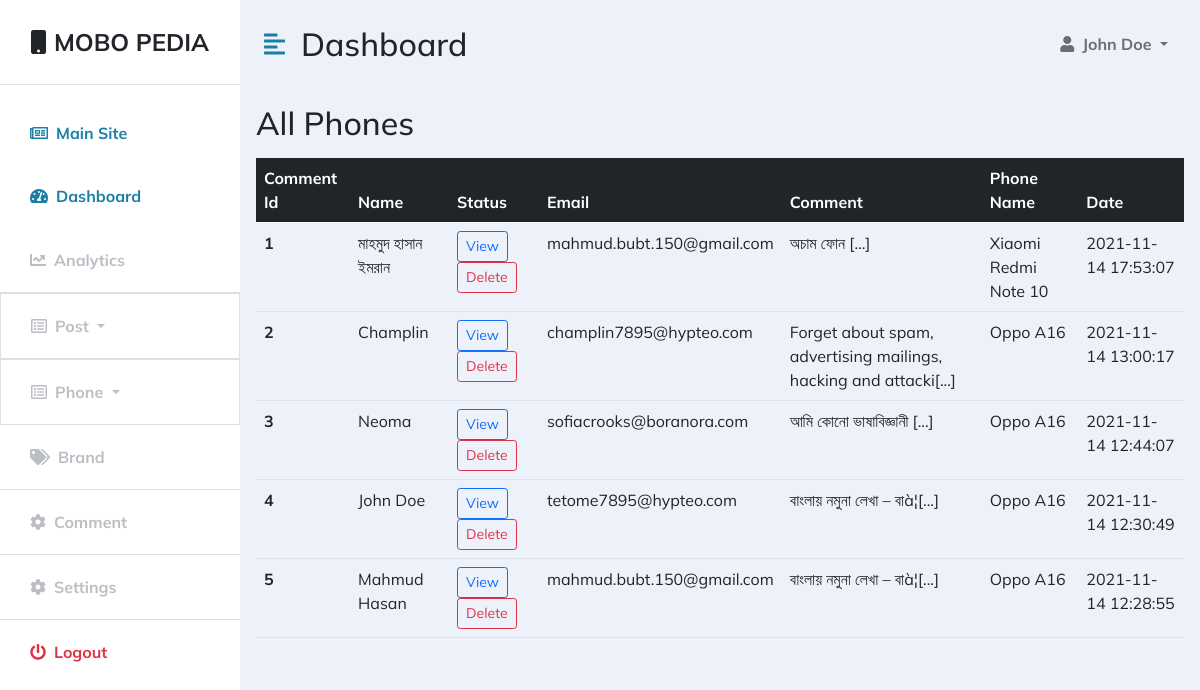
The app's page /dashboard/comment.php (signed in) with its own data.
### tables this page shows
CREATE TABLE `comment` (
  `comment_id` int(10) NOT NULL,
  `name` varchar(100) NOT NULL,
  `email` varchar(150) NOT NULL,
  `comment_text` text NOT NULL,
  `phone_id` int(10) NOT NULL,
  `created_at` timestamp NOT NULL DEFAULT current_timestamp() ON UPDATE current_timestamp()
);

CREATE TABLE `phone` (
  `phone_id` int(10) NOT NULL,
  `phone_name` varchar(100) NOT NULL,
  `phone_brand` varchar(120) NOT NULL,
  `phone_os` varchar(100) NOT NULL,
  `phone_screen` varchar(100) NOT NULL,
  `phone_res` varchar(100) NOT NULL,
  `phone_ram` varchar(100) NOT NULL,
  `phone_rom` varchar(100) NOT NULL,
  `phone_cam_primary` varchar(100) NOT NULL,
  `phone_cam_secondary` varchar(100) NOT NULL,
  `phone_battery` varchar(100) NOT NULL,
  `phone_img` varchar(100) NOT NULL,
  `phone_created_at` timestamp NOT NULL DEFAULT current_timestamp() ON UPDATE current_timestamp(),
  `phone_price` varchar(100) DEFAULT NULL,
  `phone_processor` varchar(150) DEFAULT NULL
);

### dashboard/comment.php (the view, shortened to what this page needs)
<?php
    include 'db/db.php';
?>
<!DOCTYPE html>
<html lang="en">
<head>
    <link href="https://cdn.jsdelivr.net/npm/bootstrap@5.0.0-beta3/dist/css/bootstrap.min.css" rel="stylesheet" />
    <link rel="stylesheet" href="https://cdnjs.cloudflare.com/ajax/libs/font-awesome/5.15.3/css/all.min.css" />
    <link rel="stylesheet" href="./assets/css/dashboard/dashboard.css" />
</head>
<body>
     <div class="d-flex" id="wrapper">
        <?php include './nav.php' ?>
        <div id="page-content-wrapper">
            <nav class="navbar navbar-expand-lg navbar-light bg-transparent py-4 px-4">
                <div class="d-flex align-items-center">
                    <i class="fas fa-align-left primary-text fs-4 me-3" id="menu-toggle"></i>
                    <h2 class="fs-2 m-0">Dashboard</h2>
                </div>
                <div class="collapse navbar-collapse" id="navbarSupportedContent">
                    <ul class="navbar-nav ms-auto mb-2 mb-lg-0">
                        <li class="nav-item dropdown">
                            <a class="nav-link dropdown-toggle second-text fw-bold" href="#" id="navbarDropdown"
                                role="button" data-bs-toggle="dropdown" aria-expanded="false">
                                <i class="fas fa-user me-2"></i>John Doe
                            </a>
                        </li>
                    </ul>
                </div>
            </nav>
            <div class="comment-table m-3">
                <h2>All Phones</h2>
                <table class="table mt-3">
                    <thead class="table-dark">
                      <tr>
                        <th scope="col">Comment Id</th>
                        <th scope="col" colspan="1">Name</th>
                        <th scope="col">Status</th>
                        <th scope="col">Email</th>
                        <th scope="col">Comment</th>
                        <th scope="col">Phone Name</th>
                        <th scope="col">Date</th>
                      </tr>
                    </thead>
                    <tbody>
                    <?php
                    $i = 1;
                    $all_comment= "SELECT * FROM comment ORDER BY comment_id DESC";
                    $comment_data = $conn -> query($all_comment);
                    while($fetch_comment_data = $comment_data -> fetch_assoc()):
                    ?>
                      <tr>
                        <th scope="row"><?php echo $i; $i++; ?></th>
                        <td colspan="1"><?php echo $fetch_comment_data['name'] ?></td>
                        <td>
                            <a href="../single-phone.php?id=<?php echo $fetch_comment_data['phone_id'] ?>" class="btn btn-outline-primary btn-sm">View</a>
                            <a id="date_delete" href="all-phones-delete.php?id=" class="btn btn-outline-danger btn-sm">Delete</a>
                        </td>
                        <td><?php echo $fetch_comment_data['email'] ?></td>
                        <td><?php echo   substr($fetch_comment_data['comment_text'],0,60)."[...]";?></td>
                        <td class="comment-text"><?php
                            $phone_id =  $fetch_comment_data['phone_id'];
                            $phone = "SELECT phone_name FROM phone WHERE phone_id='$phone_id'";
                            $phone_data = $conn -> query($phone);
                            $fetch_phone_data = $phone_data -> fetch_assoc();
                            echo $fetch_phone_data['phone_name'];
                            ?></td>
                        <td><?php echo $fetch_comment_data['created_at'] ?></td>
                      </tr>
                      <?php endwhile; ?>
                    </tbody>
                  </table>
            </div>
    </div>
</div>
</body>
</html>

### dashboard/assets/css/dashboard/dashboard.css (style rules this page uses)
* { margin: 0; padding: 0; box-sizing: border-box; font-family: 'Mulish', sans-serif; }
:root { --main-bg-color: #EDF1FA; --main-text-color: #1C7FA6; --second-text-color: #bbbec5; --second-bg-color: #c1efde; }
.primary-text { color: var(--main-text-color); }
.second-text { color: var(--second-text-color); }
#wrapper { overflow-x: hidden; background-color: var(--main-bg-color); }
#page-content-wrapper { min-width: 100vw; }
#menu-toggle { cursor: pointer; }
@media (min-width: 768px) { #page-content-wrapper { min-width: 0; width: 100%; } }

### records on screen
comment: name "মাহমুদ হাসান ইমরান", email "mahmud.bubt.150@gmail.com", comment_text "অচাম ফোন", phone.phone_name "Xiaomi Redmi Note 10", created_at "2021-11-14 17:53:07"
comment: name "Champlin", email "champlin7895@hypteo.com", comment_text "Forget about spam, advertising mailings, hacking and attacki", phone.phone_name "Oppo A16", created_at "2021-11-14 13:00:17"
comment: name "Neoma", email "sofiacrooks@boranora.com", comment_text "আমি কোনো ভাষাবিজ্ঞানী", phone.phone_name "Oppo A16", created_at "2021-11-14 12:44:07"
comment: name "John Doe", email "tetome7895@hypteo.com", comment_text "বাংলায় নমুনা লেখা – বাà¦", phone.phone_name "Oppo A16", created_at "2021-11-14 12:30:49"
comment: name "Mahmud Hasan", email "mahmud.bubt.150@gmail.com", comment_text "বাংলায় নমুনা লেখা – বাà¦", phone.phone_name "Oppo A16", created_at "2021-11-14 12:28:55"
